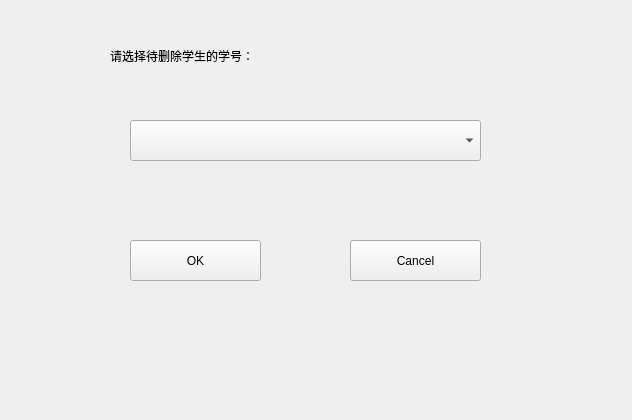
<?xml version="1.0" encoding="UTF-8"?>
<ui version="4.0">
 <class>DeleteStudentDialog</class>
 <widget class="QWidget" name="DeleteStudentDialog">
  <property name="geometry">
   <rect>
    <x>0</x>
    <y>0</y>
    <width>632</width>
    <height>420</height>
   </rect>
  </property>
  <property name="windowTitle">
   <string>Form</string>
  </property>
  <widget class="QLabel" name="label">
   <property name="geometry">
    <rect>
     <x>110</x>
     <y>40</y>
     <width>221</width>
     <height>31</height>
    </rect>
   </property>
   <property name="text">
    <string>请选择待删除学生的学号：</string>
   </property>
  </widget>
  <widget class="QPushButton" name="pushButton">
   <property name="geometry">
    <rect>
     <x>130</x>
     <y>240</y>
     <width>131</width>
     <height>41</height>
    </rect>
   </property>
   <property name="text">
    <string>OK</string>
   </property>
  </widget>
  <widget class="QPushButton" name="pushButtonCancel">
   <property name="geometry">
    <rect>
     <x>350</x>
     <y>240</y>
     <width>131</width>
     <height>41</height>
    </rect>
   </property>
   <property name="text">
    <string>Cancel</string>
   </property>
  </widget>
  <widget class="QComboBox" name="comboBox">
   <property name="geometry">
    <rect>
     <x>130</x>
     <y>120</y>
     <width>351</width>
     <height>41</height>
    </rect>
   </property>
  </widget>
 </widget>
 <resources/>
 <connections/>
</ui>
